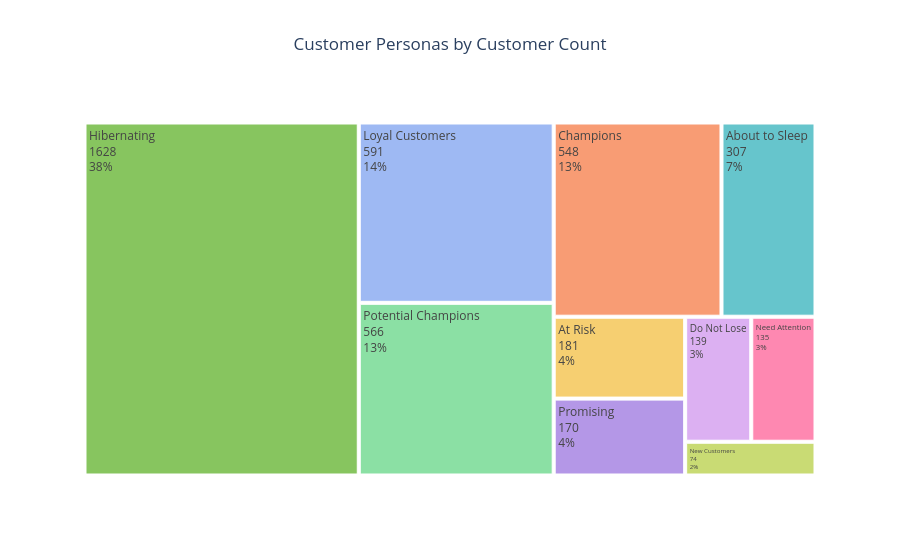

The code cell stored with this chart in its notebook:
### Code cell
fig_treemap = px.treemap(
    persona_counts,
    path=["CustomerPersona"],
    values="Count",
    color="CustomerPersona",
    color_discrete_sequence=PASTEL,
    title="Customer Personas by Customer Count"
)
fig_treemap.update_traces(textinfo="label+value+percent parent")
fig_treemap.update_layout(title_x=0.5)
fig_treemap.show()

### Figure 1 — Plotly figure (JSON) as saved in the notebook; plotly's stock layout.template omitted (floating-point values rounded to 4 significant figures)
{"data": [{"branchvalues": "total", "customdata": [["About to Sleep"], ["At Risk"], ["Champions"], ["Do Not Lose"], ["Hibernating"], ["Loyal Customers"], ["Need Attention"], ["New Customers"], ["Potential Champions"], ["Promising"]], "domain": {"x": [0, 1], "y": [0, 1]}, "hovertemplate": "labels=%{label}<br>Count=%{value}<br>parent=%{parent}<br>id=%{id}<br>CustomerPersona=%{customdata[0]}<extra></extra>", "ids": ["About to Sleep", "At Risk", "Champions", "Do Not Lose", "Hibernating", "Loyal Customers", "Need Attention", "New Customers", "Potential Champions", "Promising"], "labels": ["About to Sleep", "At Risk", "Champions", "Do Not Lose", "Hibernating", "Loyal Customers", "Need Attention", "New Customers", "Potential Champions", "Promising"], "marker": {"colors": ["rgb(102, 197, 204)", "rgb(246, 207, 113)", "rgb(248, 156, 116)", "rgb(220, 176, 242)", "rgb(135, 197, 95)", "rgb(158, 185, 243)", "rgb(254, 136, 177)", "rgb(201, 219, 116)", "rgb(139, 224, 164)", "rgb(180, 151, 231)"]}, "name": "", "parents": ["", "", "", "", "", "", "", "", "", ""], "textinfo": "label+value+percent parent", "type": "treemap", "values": [307.0, 181.0, 548.0, 139.0, 1628.0, 591.0, 135.0, 74.0, 566.0, 170.0]}], "layout": {"legend": {"tracegroupgap": 0}, "title": {"text": "Customer Personas by Customer Count", "x": 0.5}, "treemapcolorway": ["rgb(102, 197, 204)", "rgb(246, 207, 113)", "rgb(248, 156, 116)", "rgb(220, 176, 242)", "rgb(135, 197, 95)", "rgb(158, 185, 243)", "rgb(254, 136, 177)", "rgb(201, 219, 116)", "rgb(139, 224, 164)", "rgb(180, 151, 231)", "rgb(179, 179, 179)"]}}
